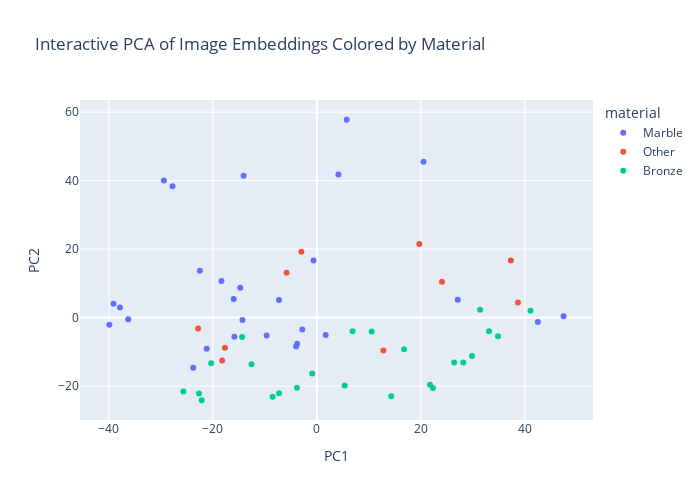

The cell this chart's notebook holds for it:
### Code cell
pc_df['material'] = df['material'].values

fig = px.scatter(
        pc_df,
        x='PC1',
        y='PC2',
        color='material',
        hover_data=('filename',), # Show filename when hovering
        title='Interactive PCA of Image Embeddings Colored by Material',
        width=700, height=500
    )

fig.show()

### Figure 1 — Plotly figure (JSON) as saved in the notebook; plotly's stock layout.template omitted (floating-point values rounded to 4 significant figures)
{"data": [{"customdata": [["page188_img01_photo13.jpg"], ["page202_img01_photo3.jpg"], ["page202_img01_photo4.jpg"], ["page205_img01_photo4.jpg"], ["page217_img01_photo2.jpg"], ["page226_img01_photo2.jpg"], ["page232_img01_photo3.jpg"], ["page240_img01_photo4.jpg"], ["page244_img01_photo5.jpg"], ["page252_img01_photo6.jpg"], ["page255_img01_photo12.jpg"], ["page258_img01_photo5.jpg"], ["page262_img01_photo6.jpg"], ["page264_img01_photo3.jpg"], ["page275_img01_photo2.jpg"], ["page284_img01_photo9.jpg"], ["page286_img01_photo3.jpg"], ["page294_img01_photo2.jpg"], ["page297_img01_photo2.jpg"], ["page304_img01_photo5.jpg"], ["page308_img01_photo2.jpg"], ["page319_img01_photo3.jpg"], ["page333_img01_photo2.jpg"], ["page338_img01_photo3.jpg"], ["page349_img01_photo2.jpg"], ["page357_img01_photo12.jpg"], ["page358_img01_photo10.jpg"], ["page358_img01_photo4.jpg"]], "hovertemplate": "material=Marble<br>PC1=%{x}<br>PC2=%{y}<br>filename=%{customdata[0]}<extra></extra>", "legendgroup": "Marble", "marker": {"color": "#636efa", "symbol": "circle"}, "mode": "markers", "name": "Marble", "orientation": "v", "showlegend": true, "type": "scatter", "x": [-21.17, -14.29, 1.711, 27.11, 20.53, -14.08, -9.642, -23.76, -39.09, -15.84, -2.792, -0.6241, -15.99, -18.34, 4.15, -3.986, -36.27, -7.266, -27.74, -14.72, 5.759, -39.89, -29.42, -37.85, -3.787, 42.51, 47.46, -22.49], "xaxis": "x", "y": [-9.083, -0.6922, -5.083, 5.235, 45.49, 41.41, -5.26, -14.64, 4.041, -5.596, -3.481, 16.7, 5.409, 10.67, 41.77, -8.453, -0.4787, 5.169, 38.36, 8.719, 57.79, -2.06, 40.01, 2.96, -7.611, -1.299, 0.3887, 13.71], "yaxis": "y"}, {"customdata": [["page211_img01_photo12.jpg"], ["page212_img01_photo8.jpg"], ["page214_img01_photo14.jpg"], ["page214_img01_photo4.jpg"], ["page223_img01_photo8.jpg"], ["page230_img01_photo8.jpg"], ["page231_img01_photo11.jpg"], ["page250_img01_photo2.jpg"], ["page251_img01_photo12.jpg"], ["page328_img01_photo3.jpg"]], "hovertemplate": "material=Other<br>PC1=%{x}<br>PC2=%{y}<br>filename=%{customdata[0]}<extra></extra>", "legendgroup": "Other", "marker": {"color": "#EF553B", "symbol": "circle"}, "mode": "markers", "name": "Other", "orientation": "v", "showlegend": true, "type": "scatter", "x": [12.8, 24.07, -2.971, 37.32, -18.21, 38.68, 19.71, -5.802, -22.83, -17.66], "xaxis": "x", "y": [-9.584, 10.45, 19.26, 16.64, -12.54, 4.394, 21.53, 13.07, -3.171, -8.8], "yaxis": "y"}, {"customdata": [["page211_img01_photo4.jpg"], ["page212_img01_photo4.jpg"], ["page213_img01_photo5.jpg"], ["page213_img01_photo9.jpg"], ["page222_img01_photo3.jpg"], ["page222_img01_photo7.jpg"], ["page223_img01_photo3.jpg"], ["page228_img01_photo3.jpg"], ["page228_img01_photo9.jpg"], ["page229_img01_photo5.jpg"], ["page229_img01_photo9.jpg"], ["page230_img01_photo6.jpg"], ["page250_img01_photo8.jpg"], ["page276_img01_photo5.jpg"], ["page310_img01_photo10.jpg"], ["page310_img01_photo5.jpg"], ["page311_img01_photo8.jpg"], ["page312_img01_photo4.jpg"], ["page325_img01_photo10.jpg"], ["page325_img01_photo5.jpg"], ["page330_img01_photo3.jpg"], ["page352_img01_photo7.jpg"], ["page363_img01_photo4.jpg"], ["page365_img01_photo3.jpg"]], "hovertemplate": "material=Bronze<br>PC1=%{x}<br>PC2=%{y}<br>filename=%{customdata[0]}<extra></extra>", "legendgroup": "Bronze", "marker": {"color": "#00cc96", "symbol": "circle"}, "mode": "markers", "name": "Bronze", "orientation": "v", "showlegend": true, "type": "scatter", "x": [29.84, 14.3, 10.56, 33.11, 31.39, 6.876, -3.815, 26.42, 34.84, 22.33, -0.8823, 16.79, -7.263, 41.09, 21.77, 5.362, -22.13, -14.36, -12.56, -25.65, -20.32, -8.493, 28.16, -22.66], "xaxis": "x", "y": [-11.25, -22.97, -4.041, -4.01, 2.279, -4.015, -20.46, -13.08, -5.414, -20.54, -16.3, -9.223, -22.06, 1.967, -19.61, -19.86, -24.14, -5.682, -13.64, -21.57, -13.33, -23.12, -13.14, -22.16], "yaxis": "y"}], "layout": {"height": 500, "legend": {"title": {"text": "material"}, "tracegroupgap": 0}, "title": {"text": "Interactive PCA of Image Embeddings Colored by Material"}, "width": 700, "xaxis": {"anchor": "y", "domain": [0, 1], "title": {"text": "PC1"}}, "yaxis": {"anchor": "x", "domain": [0, 1], "title": {"text": "PC2"}}}}
